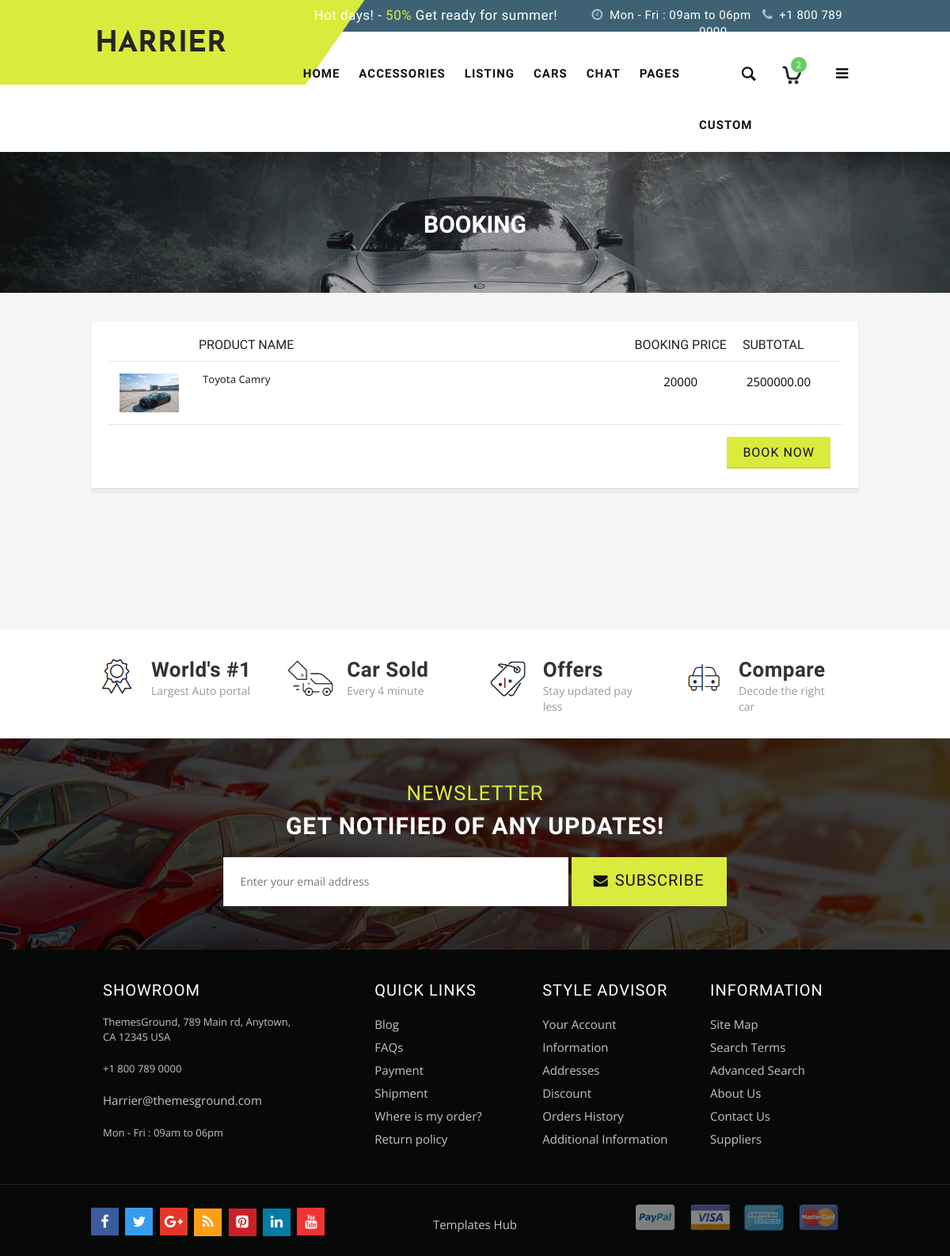
/car_booking/1/ (signed in), run on the app's committed database.
### users/models.py (models this page shows, shortened)
class CarListing(models.Model):
    STATUS_CHOICES = (
        ('available', 'Available'),
        ('sold', 'Sold'),
    )
    FUEL_TYPE_CHOICES = (
        ('petrol', 'Petrol'),
        ('diesel', 'Diesel'),
        ('electric', 'Electric'),
        ('hybrid', 'Hybrid'),
    )
    OWNER_CHOICES = (
        ('first', 'First'),
        ('second', 'Second'),
        ('third','Third'),
    )
    seller = models.ForeignKey(users, on_delete=models.CASCADE)
    make = models.CharField(max_length=100)
    model = models.CharField(max_length=100)
    year = models.PositiveIntegerField()
    price = models.DecimalField(max_digits=10, decimal_places=2)
    description = models.TextField()
    status = models.CharField(max_length=10, choices=STATUS_CHOICES, default='available')
    date_added = models.DateField(auto_now_add=True)
    engine_type = models.CharField(max_length=50)
    transmission_type = models.CharField(max_length=50)
    exterior_color = models.CharField(max_length=50)
    interior_color = models.CharField(max_length=50)
    fuel_type = models.CharField(max_length=50, choices=FUEL_TYPE_CHOICES, default='petrol')
    kilometer_driven = models.PositiveIntegerField()
    owner=models.CharField(max_length=10, choices=OWNER_CHOICES,default='first')
    image_1 = models.ImageField(upload_to='car_images/', null=True, blank=True)
    image_2 = models.ImageField(upload_to='car_images/', null=True, blank=True)
    image_3 = models.ImageField(upload_to='car_images/', null=True, blank=True)
    image_4 = models.ImageField(upload_to='car_images/', null=True, blank=True)
    image_5 = models.ImageField(upload_to='car_images/', null=True, blank=True)

### users/views.py (the view, shortened to what this page needs)
# urls.py: path('car_booking/<int:car_id>/',views.car_booking,name='car_booking'),
@never_cache
@login_required(login_url='login')
def car_booking(request, car_id):
    car = get_object_or_404(CarListing, pk=car_id)
    user = request.user
    return render(request, 'car_booking.html', {'car': car})

### templates/car_booking.html (shortened to what this page needs)
{% extends "nav.html" %}
{% load static %}
{% block content %}
<div class="page-heading">
    <div class="container">
      <div class="row">
        <div class="col-xs-12">
        <div class="page-title">
<h2>BOOKING</h2>
</div>
        </div>
      </div>
    </div>
  </div>
       <div class="main-container col1-layout wow bounceInUp animated">
	       <div class="main">
                            <div class="cart wow bounceInUp animated">
            <div class="table-responsive shopping-cart-tbl  container">
    <form action="{% url 'car_booking' car.id %}" method="post">
        <fieldset>
            <table id="shopping-cart-table" class="data-table cart-table table-striped">
                <colgroup><col width="1">
                <col>
                <col width="1">
                                        <col width="1">
                                        <col width="1">
                            <col width="1">
                                        <col width="1">
                            </colgroup><thead>
                    <tr class="first last">
                        <th rowspan="1">&nbsp;</th>
                        <th rowspan="1"><span class="nobr">Product Name</span></th>
                        <th rowspan="1"></th>
                                                <th class="a-center" colspan="1"><span class="nobr">Booking Price</span></th>
                        <th class="a-center" colspan="1">Subtotal</th>
                        <th rowspan="1" class="a-center">&nbsp;</th>
                    </tr>
                                    </thead>
                <tfoot>
                    <tr class="first last">
                        <td colspan="50" class="a-right last">
                            <button type="submit" title="Proceed to Checkout" class="button btn-empty">
                                <span>BOOK NOW</span>
                            </button>
                        </td>
                    </tr>
                </tfoot>
                <tbody>
<tr class="first last odd">
    <td class="image hidden-table"><a href="product-detail.html" title="" class="product-image"><img src="{{ car.image_1.url }}" width="75" alt="Women&#39;s Georgette Animal Print"></a></td>
    <td>
        <h2 class="product-name">
                    <a href="">{{ car.make }} {{ car.model }}</a>
                </h2>
                                                        </td>
    <td class="a-center hidden-table">
            </td>
                <td class="a-right hidden-table">
                            <span class="cart-price">
                                                <center><span class="price">20000</span></center>
            </span>
                    </td>
        <td class="a-right movewishlist">
                    <span class="cart-price">
                                                <center><span class="price">{{ car.price }}</span></center>
        </span>
            </td>
</tr>
                         </tbody>
            </table>
        </fieldset>
    </form>
</div>
</div>
	       </div>
          </div>
{% endblock %}

### static/stylesheet/responsive.css (style rules this page uses)
@media (min-width: 992px) and (max-width: 1239px) { .data-table .price { font-size: 15px; } }
@media (min-width: 992px) and (max-width: 1239px) { .page-title h2 { font-size:30px; } }

### data on the page
CarListing: image_1 (picture), make "Toyota", model "Camry", price "2500000.00"
